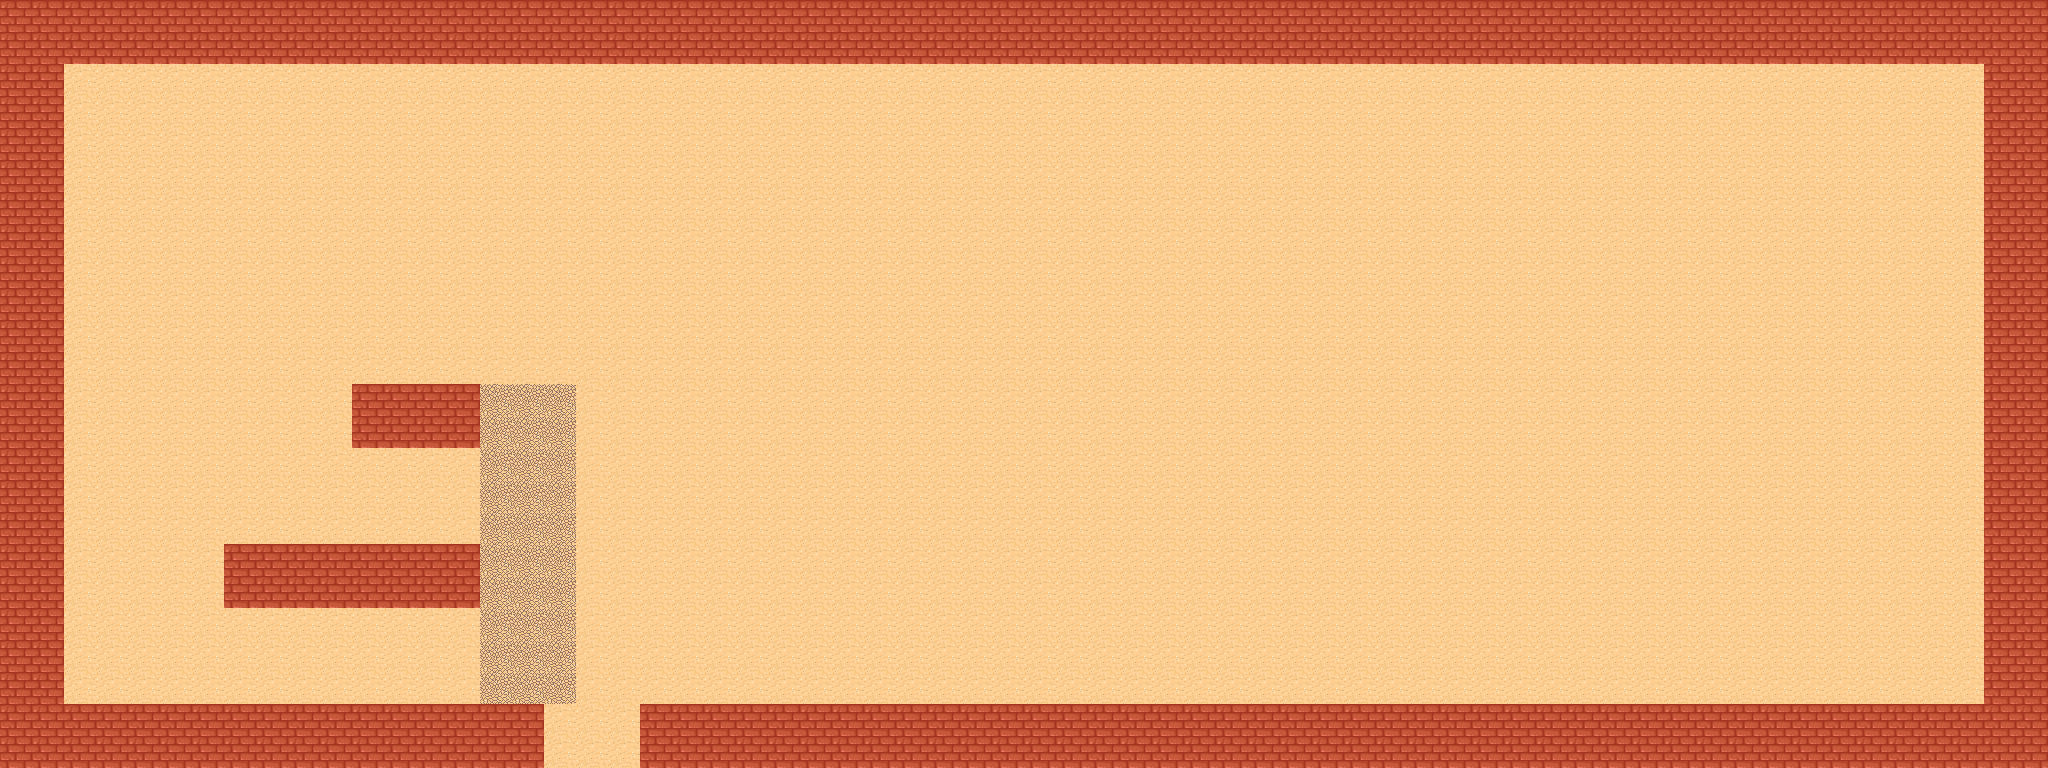

A 2D game scene composited from a Tiled map and its tileset images. What follows is a short description and the map's XML, with each tile layer's data collapsed to a summary:
An orthogonal 64x24 tile map with 32x32 px tiles, 2 tile layers (Map, Collisions), 1 hidden layer not drawn, 2 tilesets.

<map version="1.10" tiledversion="1.11.0" orientation="orthogonal" renderorder="right-down" width="64" height="24" tilewidth="32" tileheight="32" infinite="0" nextlayerid="9" nextobjectid="8">
 <tileset firstgid="1" name="tmw_desert_spacing" tilewidth="32" tileheight="32" spacing="1" margin="1" tilecount="48" columns="8">
  <image source="tmw_desert_spacing.png" width="265" height="199" />
  <wangsets>
   <wangset name="Brick" type="corner" tile="9">
    <wangcolor name="" color="#ff0000" tile="-1" probability="1" />
    <wangtile tileid="0" wangid="0,0,0,1,0,0,0,0" />
    <wangtile tileid="1" wangid="0,0,0,1,0,1,0,0" />
    <wangtile tileid="2" wangid="0,0,0,0,0,1,0,0" />
    <wangtile tileid="8" wangid="0,1,0,1,0,0,0,0" />
    <wangtile tileid="9" wangid="0,1,0,1,0,1,0,1" />
    <wangtile tileid="10" wangid="0,0,0,0,0,1,0,1" />
    <wangtile tileid="16" wangid="0,1,0,0,0,0,0,0" />
    <wangtile tileid="17" wangid="0,1,0,0,0,0,0,1" />
    <wangtile tileid="18" wangid="0,0,0,0,0,0,0,1" />
    <wangtile tileid="19" wangid="0,1,0,0,0,1,0,1" />
    <wangtile tileid="20" wangid="0,1,0,1,0,0,0,1" />
    <wangtile tileid="27" wangid="0,0,0,1,0,1,0,1" />
    <wangtile tileid="28" wangid="0,1,0,1,0,1,0,0" />
   </wangset>
   <wangset name="Marble" type="corner" tile="33">
    <wangcolor name="" color="#ff0000" tile="-1" probability="1" />
    <wangtile tileid="24" wangid="0,0,0,1,0,0,0,0" />
    <wangtile tileid="25" wangid="0,0,0,1,0,1,0,0" />
    <wangtile tileid="26" wangid="0,0,0,0,0,1,0,0" />
    <wangtile tileid="32" wangid="0,1,0,1,0,0,0,0" />
    <wangtile tileid="33" wangid="0,1,0,1,0,1,0,1" />
    <wangtile tileid="34" wangid="0,0,0,0,0,1,0,1" />
    <wangtile tileid="35" wangid="0,1,0,0,0,1,0,1" />
    <wangtile tileid="36" wangid="0,1,0,1,0,0,0,1" />
    <wangtile tileid="40" wangid="0,1,0,0,0,0,0,0" />
    <wangtile tileid="41" wangid="0,1,0,0,0,0,0,1" />
    <wangtile tileid="42" wangid="0,0,0,0,0,0,0,1" />
    <wangtile tileid="43" wangid="0,0,0,1,0,1,0,1" />
    <wangtile tileid="44" wangid="0,1,0,1,0,1,0,0" />
   </wangset>
   <wangset name="Sand" type="corner" tile="14">
    <wangcolor name="" color="#ff0000" tile="29" probability="1" />
    <wangtile tileid="3" wangid="0,1,0,0,0,1,0,1" />
    <wangtile tileid="4" wangid="0,1,0,1,0,0,0,1" />
    <wangtile tileid="5" wangid="0,0,0,1,0,0,0,0" />
    <wangtile tileid="6" wangid="0,0,0,1,0,1,0,0" />
    <wangtile tileid="7" wangid="0,0,0,0,0,1,0,0" />
    <wangtile tileid="11" wangid="0,0,0,1,0,1,0,1" />
    <wangtile tileid="12" wangid="0,1,0,1,0,1,0,0" />
    <wangtile tileid="13" wangid="0,1,0,1,0,0,0,0" />
    <wangtile tileid="14" wangid="0,1,0,1,0,1,0,1" />
    <wangtile tileid="15" wangid="0,0,0,0,0,1,0,1" />
    <wangtile tileid="21" wangid="0,1,0,0,0,0,0,0" />
    <wangtile tileid="22" wangid="0,1,0,0,0,0,0,1" />
    <wangtile tileid="23" wangid="0,0,0,0,0,0,0,1" />
   </wangset>
  </wangsets>
 </tileset>
 <tileset firstgid="49" name="MapMetadata" tilewidth="32" tileheight="32" spacing="1" margin="1" tilecount="2" columns="2">
  <image source="MapMetadata.png" width="67" height="34" />
 </tileset>
 <layer id="1" name="Map" width="64" height="24">
  <properties>
   <property name="Draw" type="bool" value="true" />
  </properties>
  <data>[1536 cells, 1536 non-empty, 3 distinct tile ids]</data>
 </layer>
 <layer id="6" name="Navigation" width="64" height="24" visible="0">
  <properties>
   <property name="Draw" type="bool" value="false" />
   <property name="Navigation" type="bool" value="true" />
  </properties>
  <data>[1536 cells, 384 non-empty, 2 distinct tile ids]</data>
 </layer>
 <layer id="8" name="Collisions" width="64" height="24">
  <properties>
   <property name="Collision" type="bool" value="true" />
   <property name="Draw" type="bool" value="false" />
  </properties>
  <data>[1536 cells, 354 non-empty, 1 distinct tile ids]</data>
 </layer>
</map>
